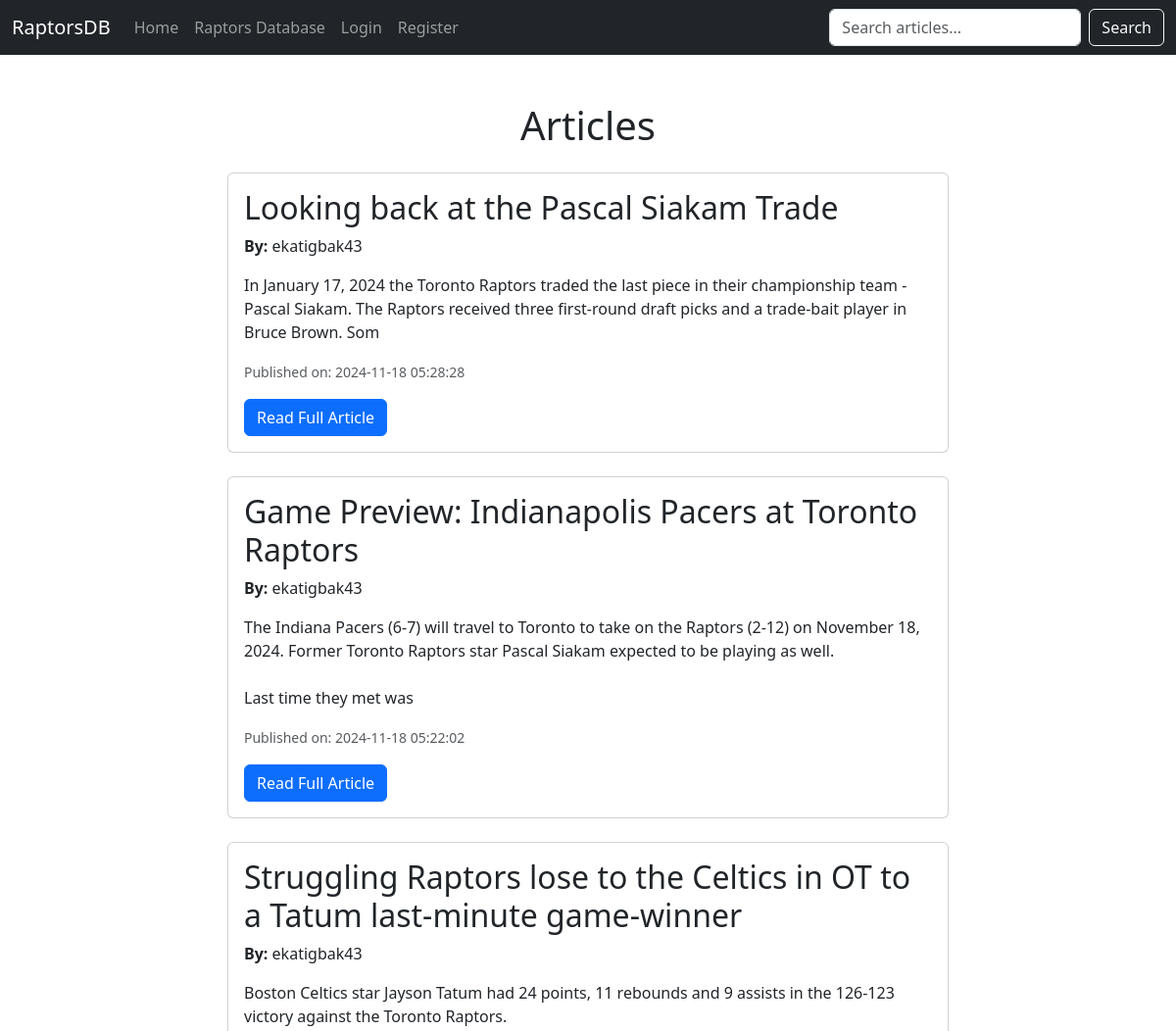
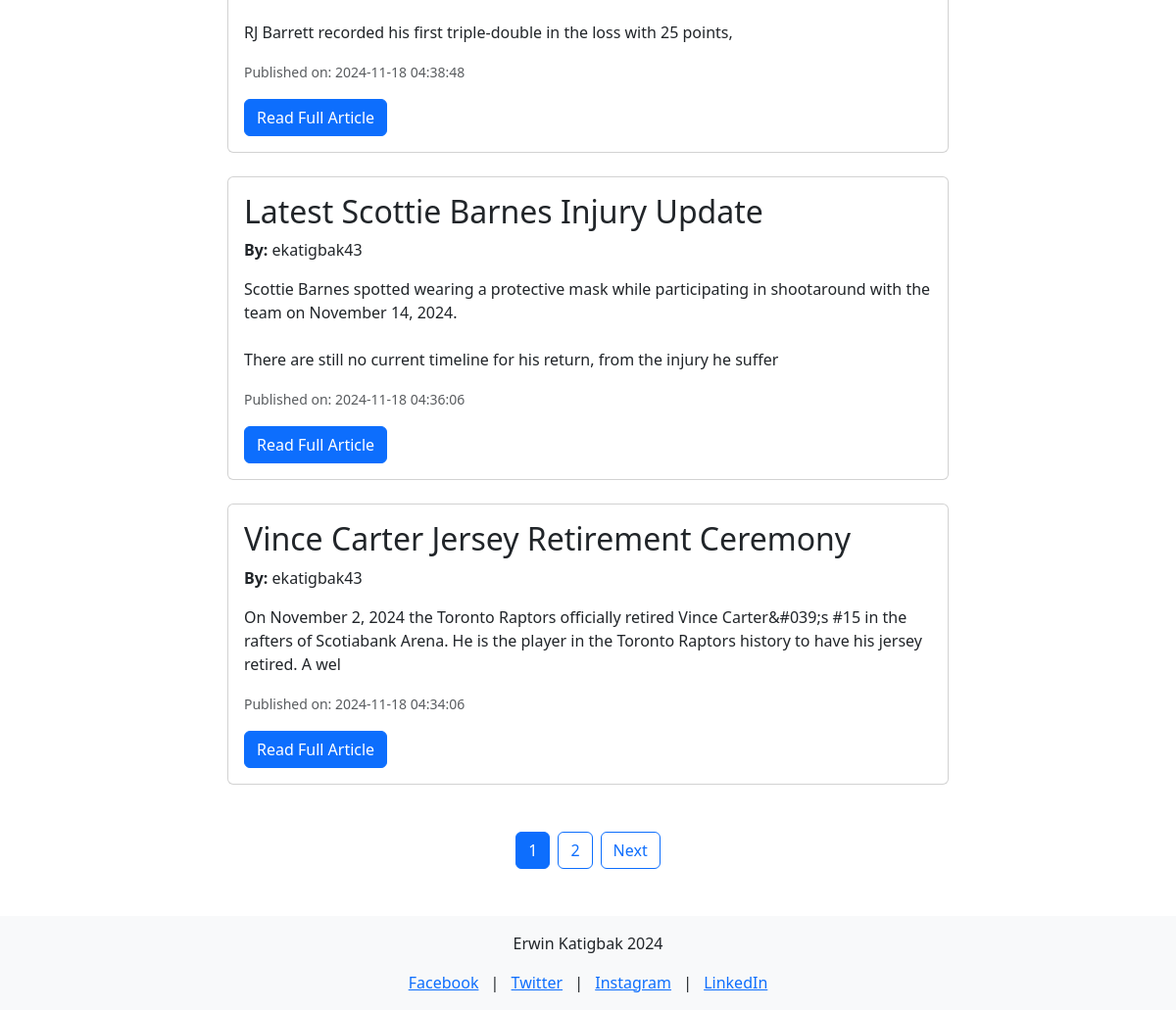
Before: / with the older database file (2 pictures, top to bottom).
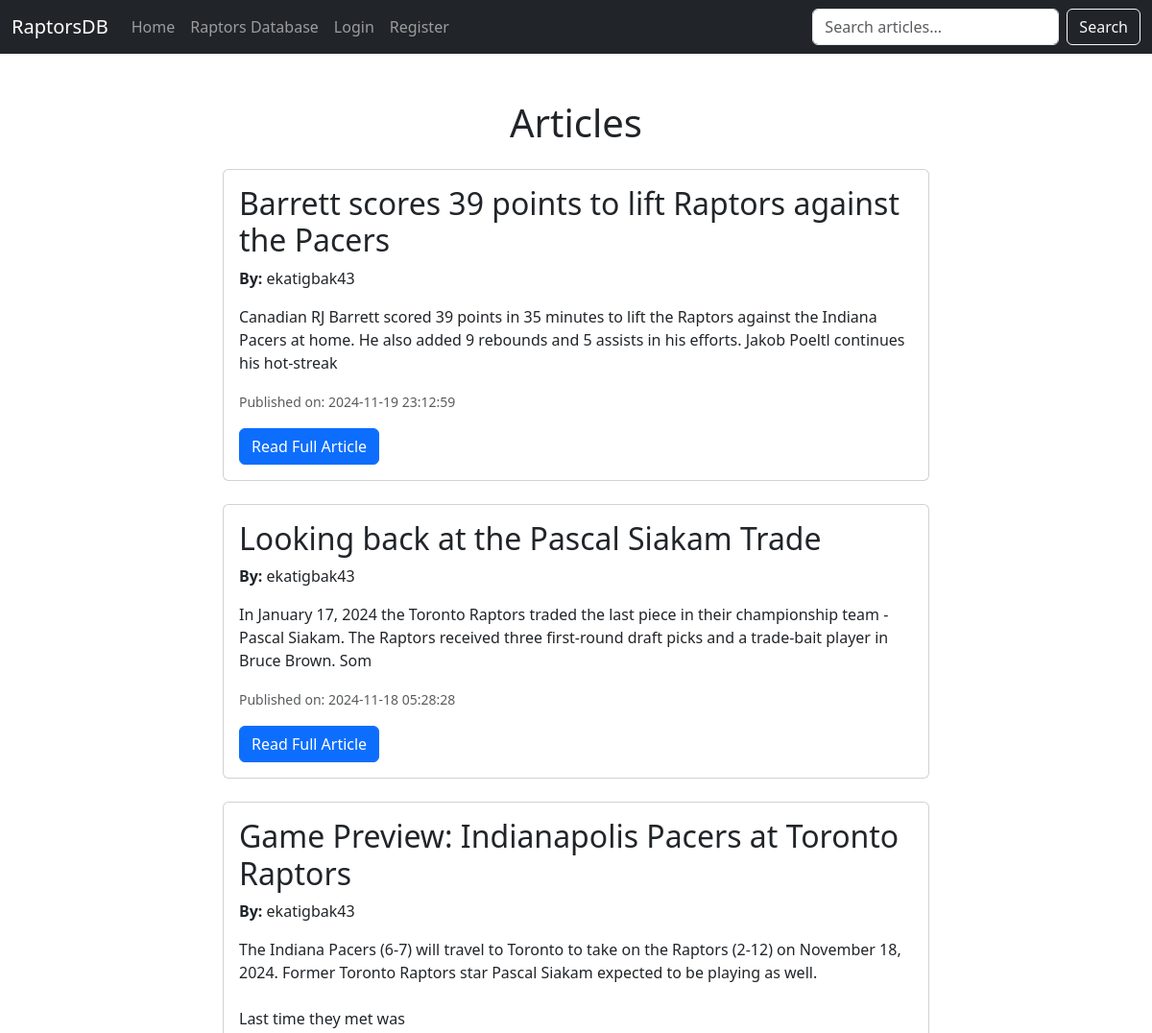
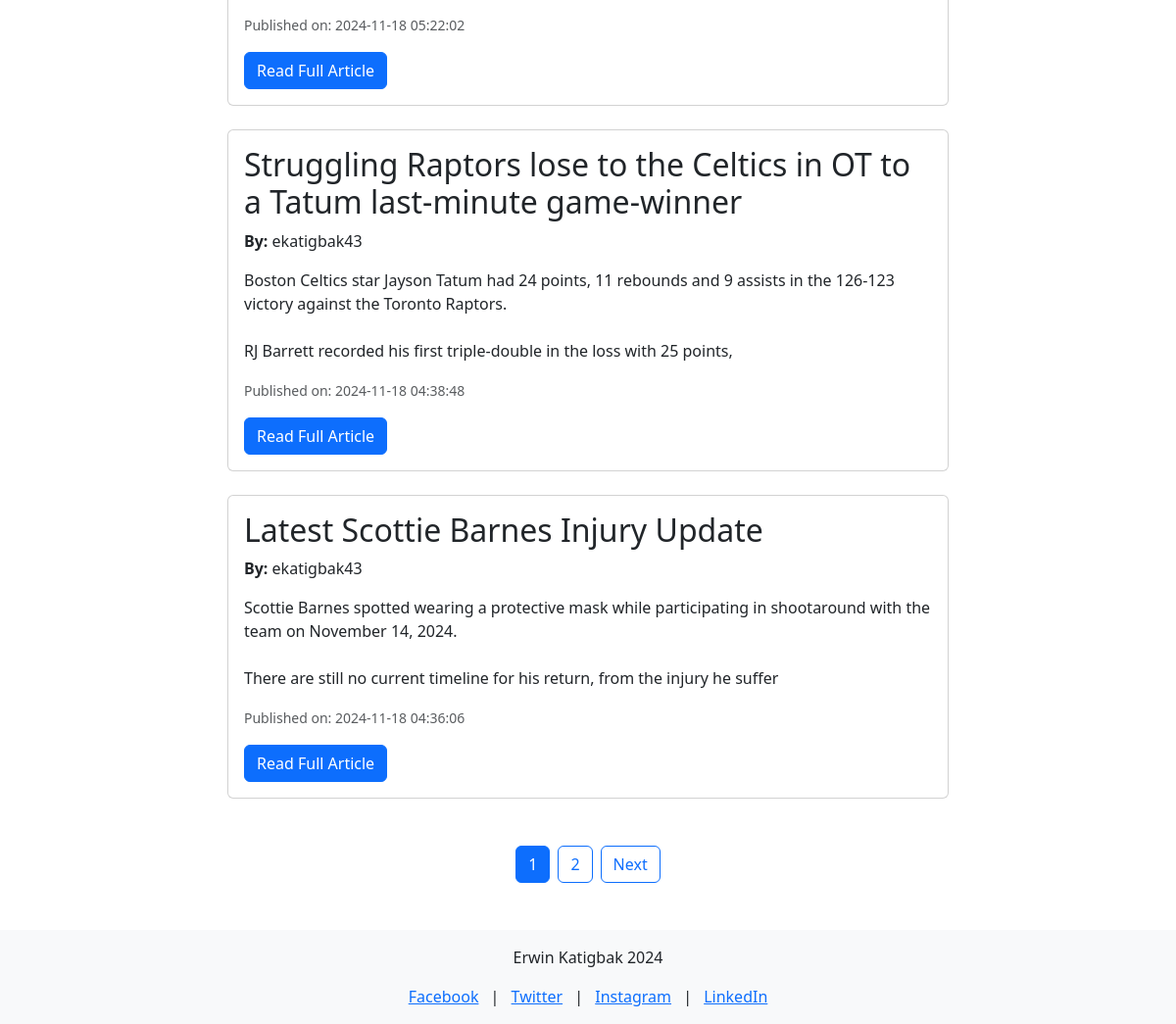
After: the same page with the newer database file (2 pictures, top to bottom).
### tables this page shows
CREATE TABLE `articles` (
  `article_id` int(11) NOT NULL,
  `title` varchar(255) NOT NULL,
  `content` text DEFAULT NULL,
  `author_id` int(11) DEFAULT NULL,
  `created_at` timestamp NOT NULL DEFAULT current_timestamp()
);

CREATE TABLE `users` (
  `user_id` int(11) NOT NULL,
  `username` varchar(50) NOT NULL,
  `password` varchar(255) NOT NULL,
  `role` enum('admin','editor','user','guest') NOT NULL
);

### index.php (the view, shortened to what this page needs)
<?php
require('connect.php');
$articles_per_page = 5;
$page = isset($_GET['page']) && is_numeric($_GET['page']) ? (int)$_GET['page'] : 1;
$offset = ($page - 1) * $articles_per_page;
try {
    $total_query = "SELECT COUNT(*) AS total FROM articles";
    $total_statement = $db->prepare($total_query);
    $total_statement->execute();
    $total_articles = $total_statement->fetch(PDO::FETCH_ASSOC)['total'];
    $total_pages = ceil($total_articles / $articles_per_page);
    $query = "SELECT a.article_id, a.title, a.content, a.created_at, u.username AS author
              FROM articles a
              JOIN users u ON a.author_id = u.user_id
              ORDER BY a.created_at DESC
              LIMIT :limit OFFSET :offset";
    $statement = $db->prepare($query);
    $statement->bindValue(':limit', $articles_per_page, PDO::PARAM_INT);
    $statement->bindValue(':offset', $offset, PDO::PARAM_INT);
    $statement->execute();
    $articles = $statement->fetchAll(PDO::FETCH_ASSOC);
} catch (PDOException $e) {
    echo "Error: " . $e->getMessage();
}
?>
<!DOCTYPE html>
<html lang="en">
<head>
    <link href="https://cdn.jsdelivr.net/npm/bootstrap@5.3.0-alpha3/dist/css/bootstrap.min.css" rel="stylesheet">
</head>
<body>
    <?php include('nav.php'); ?>
    <div class="container my-5">
        <h1 class="text-center mb-4">Articles</h1>
        <?php if ($articles && count($articles) > 0): ?>
            <div class="row justify-content-center">
                <?php foreach ($articles as $article): ?>
                    <div class="col-md-8 mb-4">
                        <div class="card">
                            <div class="card-body">
                                <h2 class="card-title"><?= htmlspecialchars($article['title']) ?></h2>
                                <p class="card-text"><strong>By:</strong> <?= htmlspecialchars($article['author']) ?></p>
                                <p class="card-text"><?= nl2br(htmlspecialchars(substr($article['content'], 0, 200))) ?></p>
                                <p class="card-text"><small class="text-muted">Published on: <?= htmlspecialchars($article['created_at']) ?></small></p>
                                <a href="view_article.php?id=<?= $article['article_id'] ?>" class="btn btn-primary">Read Full Article</a>
                            </div>
                        </div>
                    </div>
                <?php endforeach; ?>
            </div>
        <?php else: ?>
            <p class="text-center">No articles found.</p>
        <?php endif; ?>
        <div class="pagination d-flex justify-content-center mt-4">
            <?php for ($i = 1; $i <= $total_pages; $i++): ?>
                <a href="?page=<?= $i ?>" class="btn <?= $i === $page ? 'btn-primary' : 'btn-outline-primary' ?> mx-1"><?= $i ?></a>
            <?php endfor; ?>
            <?php if ($page < $total_pages): ?>
                <a href="?page=<?= $page + 1 ?>" class="btn btn-outline-primary mx-1">Next</a>
            <?php endif; ?>
        </div>
    </div>
    <?php include('footer.php'); ?>
</body>
</html>

### nav.php (shortened to what this page needs)
<nav class="navbar navbar-expand-lg navbar-dark bg-dark">
    <div class="container-fluid">
        <a class="navbar-brand" href="index.php">RaptorsDB</a>
        <div class="collapse navbar-collapse" id="navbarNav">
            <ul class="navbar-nav me-auto">
                <li class="nav-item">
                    <a class="nav-link" href="index.php">Home</a>
                </li>
                <li class="nav-item">
                    <a class="nav-link" href="raptors.php">Raptors Database</a>
                </li>
                <?php if (isset($_SESSION['user_id'])): ?>
                    <?php if ($_SESSION['role'] === 'admin' || $_SESSION['role'] === 'editor'): ?>
                        <li class="nav-item">
                            <a class="nav-link" href="create_article.php">Create Article</a>
                        </li>
                    <?php endif; ?>
                    <li class="nav-item">
                        <a class="nav-link" href="logout.php">Logout (<?= htmlspecialchars($_SESSION['username']) ?>)</a>
                    </li>
                <?php else: ?>
                    <li class="nav-item">
                        <a class="nav-link" href="login.php">Login</a>
                    </li>
                    <li class="nav-item">
                        <a class="nav-link" href="register.php">Register</a>
                    </li>
                <?php endif; ?>
            </ul>
            <form class="d-flex" action="search.php" method="get">
                <input class="form-control me-2" type="search" name="q" placeholder="Search articles..." aria-label="Search">
                <button class="btn btn-outline-light" type="submit">Search</button>
            </form>
        </div>
    </div>
</nav>

### footer.php
<footer class="bg-light py-3 mt-5">
    <div class="container text-center">
        <p>Erwin Katigbak <?= date('Y') ?> </p>
        <div class="social-media">
            <a href="https://www.facebook.com" target="_blank" class="mx-2">Facebook</a> |
            <a href="https://www.twitter.com" target="_blank" class="mx-2">Twitter</a> |
            <a href="https://www.instagram.com" target="_blank" class="mx-2">Instagram</a> |
            <a href="https://www.linkedin.com" target="_blank" class="mx-2">LinkedIn</a>
        </div>
    </div>
</footer>

Changed rows visible on the page:
no longer on this page (row unchanged): articles: title "Vince Carter Jersey Retirement Ceremony", author.username "ekatigbak43", content "On November 2, 2024 the Toronto Raptors officially retired Vince Carter&#039;s #15 in the rafters of Scotiabank Arena. He is the player in the Toronto Raptors history to have his jersey retired. A wel", created_at "2024-11-18 04:34:06"
added articles: title "Barrett scores 39 points to lift Raptors against the Pacers", author.username "ekatigbak43", content "Canadian RJ Barrett scored 39 points in 35 minutes to lift the Raptors against the Indiana Pacers at home. He also added 9 rebounds and 5 assists in his efforts. Jakob Poeltl continues his hot-streak", created_at "2024-11-19 23:12:59"
